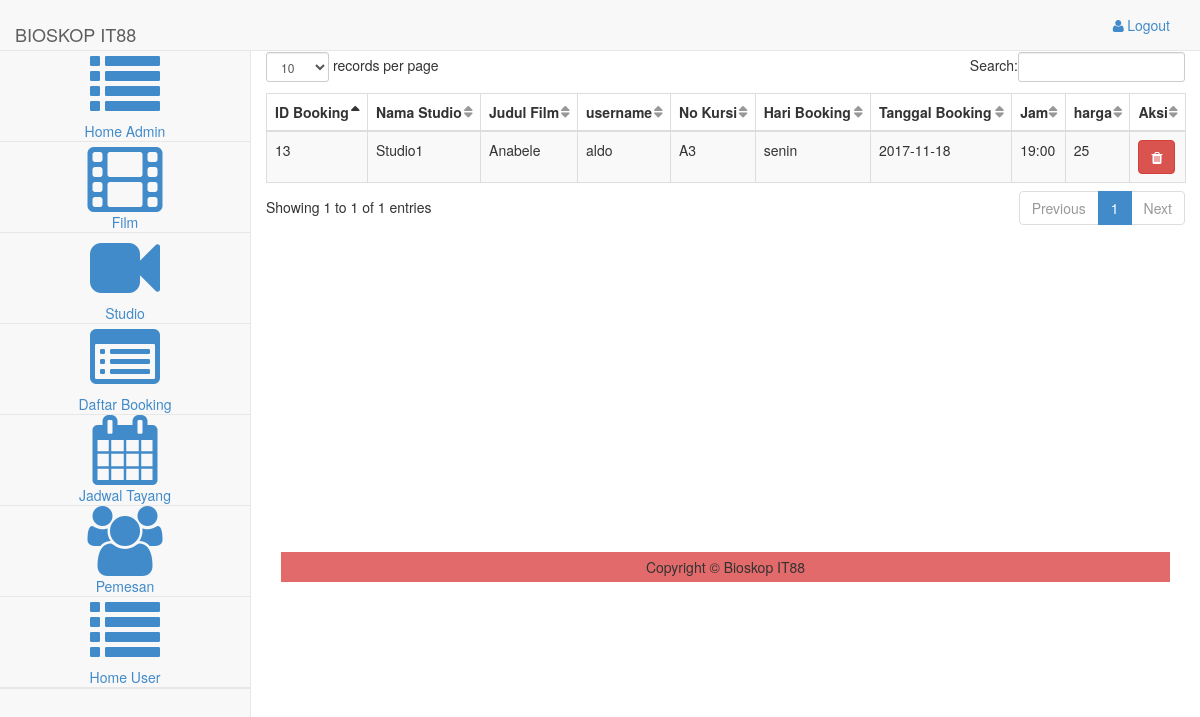
The page /SourceCode/index.php/daftarbooking on the database its author committed.
### tables this page shows
CREATE TABLE `booking` (
  `id_booking` int(100) NOT NULL,
  `judul_film` varchar(100) NOT NULL,
  `nama_studio` varchar(100) NOT NULL,
  `username` varchar(100) NOT NULL,
  `no_kursi` varchar(100) NOT NULL,
  `hari_booking` varchar(100) NOT NULL,
  `tanggal_booking` date NOT NULL,
  `jam` varchar(100) NOT NULL,
  `harga` int(100) NOT NULL
);

### SourceCode/application/controllers/daftarbooking.php (called while the page is built, shortened)
<?php
class daftarbooking extends CI_Controller
{
	function __construct()
	{
		$this->load->model('daftarbooking_model');
		$this->load->model('studio_model');
		$this->load->model('film_model');
		$this->load->model('daftarpemesan_model');
	}
	function index()
	{
		 $data['daftarbooking']=$this->daftarbooking_model->ambil_data();
		 $this->load->view('Daftarbooking/daftarbooking_list',$data);
		}
	}
?>

### SourceCode/index.php (called while the page is built, shortened)
<?php
require_once BASEPATH.'core/CodeIgniter.php';

### SourceCode/application/models/daftarbooking_model.php (called while the page is built, shortened)
<?php
class daftarbooking_model extends CI_Model
{
	public $nama_table ='booking';
	public $id		  ='id_booking';
	public $order	  ='ASC';
	function ambil_data()
	{
		$this->db->order_by($this->id,$this->order);
		return $this->db->get($this->nama_table)->result();
	}
}

### SourceCode/application/views/Daftarbooking/daftarbooking_list.php (the view, shortened to what this page needs)
<div class	= "row">
	<div class = "col-md-12 text-right">
	</div>
</div>
<div class	= "row">
<table id="example" class="table table-striped table-bordered">
	<thead>
		<tr>
			<th>ID Booking</th>
			<th>Nama Studio</th>
			<th>Judul Film</th>
			<th>username</th>
			<th>No Kursi</th>
			<th>Hari Booking</th>
			<th>Tanggal Booking</th>
			<th>Jam </th>
			<th>harga</th>
			<th>Aksi</th>
		</tr>
	</thead>
	<tbody>
	<?php foreach ($daftarbooking as $key => $value) {?>
		<tr>
			<td><?php echo $value->id_booking; ?></td>
			<td><?php echo $value->nama_studio; ?></td>
			<td><?php echo $value->judul_film; ?></td>
			<td><?php echo $value->username; ?></td>
			<td><?php echo $value->no_kursi; ?></td>
			<td><?php echo $value->hari_booking; ?></td>
			<td><?php echo $value->tanggal_booking; ?></td>
			<td><?php echo $value->jam; ?></td>
			<td><?php echo $value->harga; ?></td>
			<td>
				<a href="<?php
				echo site_url('daftarbooking/delete/'.$value ->id_booking);?>" class="btn btn-danger">
					<i class = "fa fa-trash"></i>
				</a>
			</td>
		</tr>
		<?php }?>
	</tbody>
</table>
 </div>

### SourceCode/assets/css/sb-admin-2.css (style rules this page uses)
body { background-color: #f8f8f8; }
table.dataTable thead .sorting, table.dataTable thead .sorting_asc, table.dataTable thead .sorting_desc, table.dataTable thead .sorting_asc_disabled, table.dataTable thead .sorting_desc_disabled { background: transparent; }
table.dataTable thead .sorting_asc:after { content: "\f0de"; float: right; font-family: fontawesome; }
table.dataTable thead .sorting:after { content: "\f0dc"; float: right; font-family: fontawesome; color: rgba(50, 50, 50, 0.5); }

### rows shown on the page
booking: id_booking "13", nama_studio "Studio1", judul_film "Anabele", username "aldo", no_kursi "A3", hari_booking "senin", tanggal_booking "2017-11-18", jam "19:00", harga "25"
